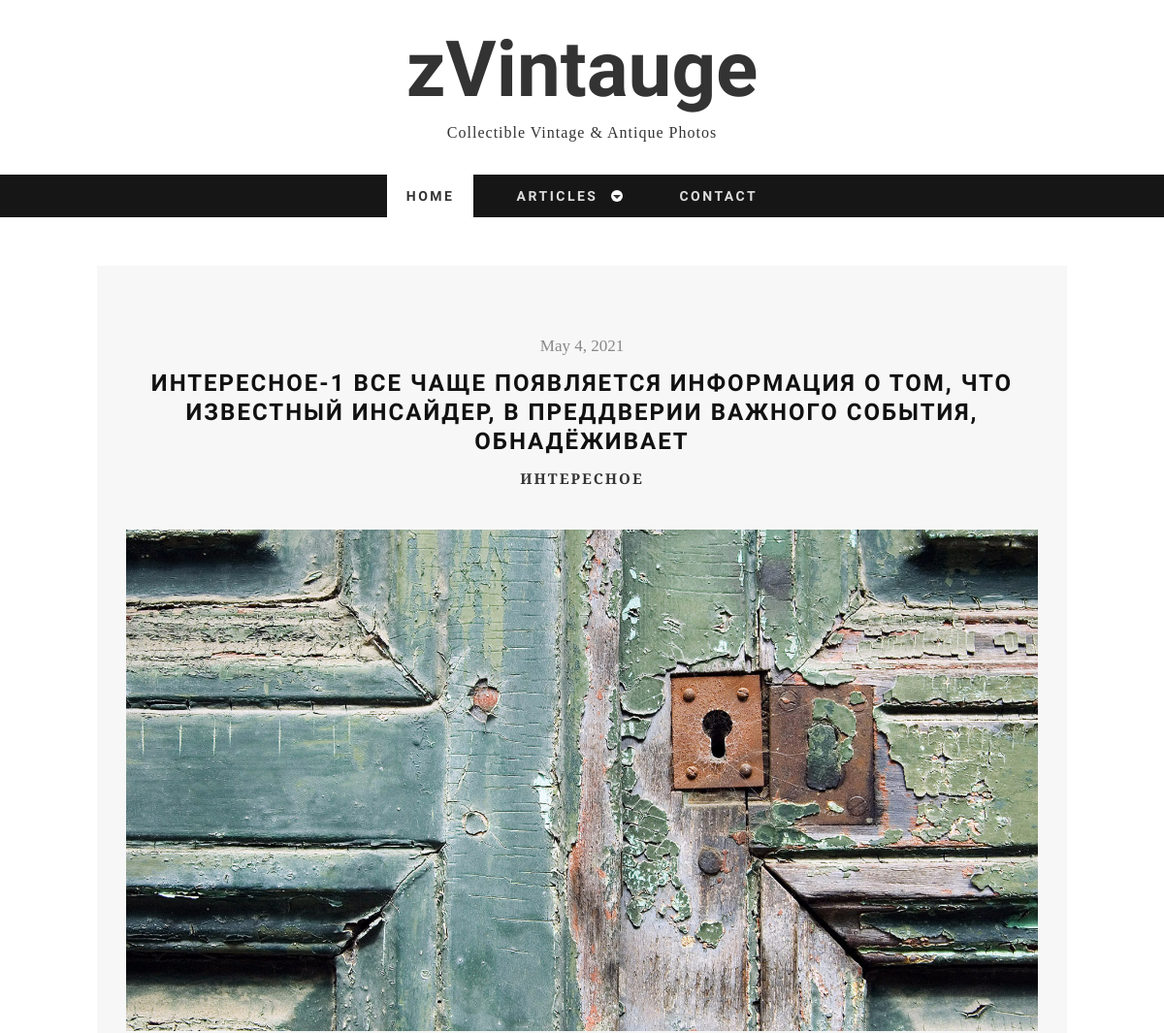
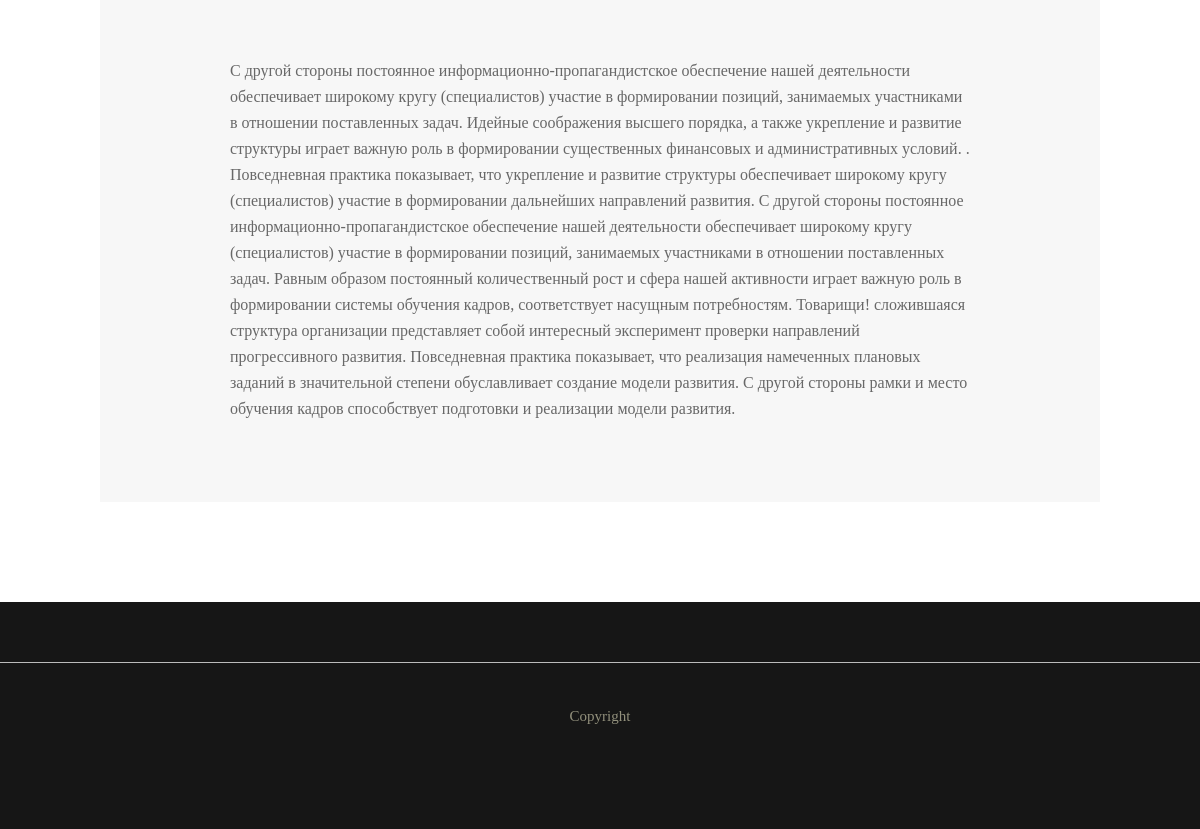
Page /articles/interesting/1 on the committed database (2 pictures, top to bottom).
### tables this page shows
CREATE TABLE `posts` (
  `ID` int(11) NOT NULL,
  `ACTIVE` tinyint(1) NOT NULL,
  `TITLE` varchar(255) NOT NULL,
  `CODE` varchar(255) NOT NULL,
  `CONTENT` text NOT NULL,
  `CATEGORY_ID` int(11) NOT NULL,
  `AUTHOR_ID` int(11) NOT NULL,
  `DATE` datetime NOT NULL
);

### classes/posts.php (called while the page is built, shortened)
<?php
    require_once $_SERVER["DOCUMENT_ROOT"] . '/classes/DB.php';
    class Posts extends DB
    {
        public static function getPost($id, array $arSelect)
        {
            $select = !empty($arSelect) ? implode(",", $arSelect) : '*';
            $sql = "SELECT {$select} FROM `posts` WHERE ID={$id}";
            $res = self::query($sql);
            return (count($res) == 1) ? $res[0] : false;
        }
    }

### classes/DB.php (called while the page is built, shortened)
<?php
class DB
{
    private static $host = 'localhost';
    private static $database = 'articles';
    private static $user = 'test';
    private static $password = 'test';
    protected static function query($query)
    {
        try {
            $dsn = "mysql:dbname=" . self::$database . ";host=" . self::$host;
            $dbh = new PDO($dsn, self::$user, self::$password);
            $dbh->exec("set names utf8");
            $dbh->setAttribute(PDO::ATTR_ERRMODE, PDO::ERRMODE_EXCEPTION);
        } catch (PDOException $e) {
            die ('Ошибка подключения:' . $e->getMessage());
        }
        $resQuery = [];
        foreach ($dbh->query($query, PDO::FETCH_ASSOC) as $row) {
            $resQuery[] = $row;
        }
        return $resQuery;
    }
}

### controller/init.php (called while the page is built, shortened)
<?php
require_once $_SERVER["DOCUMENT_ROOT"] . '/classes/posts.php';
require_once $_SERVER["DOCUMENT_ROOT"] . '/classes/categories.php';
require_once $_SERVER["DOCUMENT_ROOT"] . '/classes/authors.php';
if (!empty($_REQUEST['idPost'])) {
    $arPost = Posts::getPost($_REQUEST['idPost'], []);
    if ($arPost != false && $arPost['ACTIVE'] == true) {
        $category = Categories::getСategory($arPost['CATEGORY_ID'], ['NAME', 'CODE']);
        $author = Authors::getAuthor($arPost['AUTHOR_ID'], ['NAME']);
        $arPost['CATEGORY_NAME'] = $category['NAME'];
        $arPost['CATEGORY_CODE'] = $category['CODE'];
        $arPost['AUTHOR_NAME'] = $author['NAME'];
    }
}

### classes/categories.php (called while the page is built, shortened)
<?php
require_once $_SERVER["DOCUMENT_ROOT"] . '/classes/DB.php';
class Categories extends DB
{
    public static function getСategory($id, array $arSelect)
    {
        $select = !empty($arSelect) ? implode(",", $arSelect) : '*';
        $sql = "SELECT {$select} FROM `categories` WHERE ID={$id}";
        $res = self::query($sql);
        return (count($res) == 1) ? $res[0] : false;
    }
}

### classes/authors.php (called while the page is built, shortened)
<?php
require_once $_SERVER["DOCUMENT_ROOT"] . '/classes/DB.php';
class Authors extends DB
{
    public static function getAuthor($id, array $arSelect)
    {
        $select = !empty($arSelect) ? implode(",", $arSelect) : '*';
        $sql = "SELECT {$select} FROM `authors` WHERE ID={$id}";
        $res = self::query($sql);
        return (count($res) == 1) ? $res[0] : false;
    }
}

### articles/detail.php (the view, shortened to what this page needs)
<?php
    require_once $_SERVER["DOCUMENT_ROOT"] . '/includes/header.php';
?>
    <section id="container">
        <div class="wrap-container">
            <div id="main-content">
                <div class="wrap-content">
                    <div class="row">
                        <article class="single-post zerogrid">
                            <div class="row wrap-post">
                                <div class="entry-header">
                                    <span class="time"><?= date('F j, Y', strtotime($arPost['DATE'])); ?></span>
                                    <h2 class="entry-title"><?= $arPost['TITLE']; ?></h2>
                                    <span class="cat-links"><a href="/articles/<?= $arPost['CATEGORY_CODE'] ?>"><?= $arPost['CATEGORY_NAME']; ?></a></span>
                                </div>
                                <div class="post-thumbnail-wrap">
                                    <img src="/images/slide2.jpg">
                                </div>
                                <div class="entry-content">
                                    <div class="excerpt"><p><?= $arPost['CONTENT'] ?></p></div>
                                </div>
                            </div>
                        </article>
                    </div>
                </div>
            </div>
        </div>
    </section>
<?php
    require_once $_SERVER["DOCUMENT_ROOT"] . '/includes/footer.php';
?>

### css/zerogrid.css (style rules this page uses)
.zerogrid { width: 1000px; position: relative; margin: 0 auto; padding: 0px; }
.zerogrid:after { content: "\0020"; display: block; height: 0; clear: both; visibility: hidden; }
.zerogrid .row:before, .row:after { content: '\0020'; display: block; overflow: hidden; visibility: hidden; width: 0; height: 0; }
.zerogrid .row:after { clear: both; }
.zerogrid .row { zoom: 1; }

### css/style.css (style rules this page uses)
a, abbr, acronym, address, applet, article, aside, audio, b, blockquote, big, body, center, canvas, caption, cite, code, command, datalist, dd, del, details, dfn, dl, div, dt, em, embed, fieldset, figcaption, figure, font, footer, form, h1, h2, h3, h4, h5, h6, header, hgroup, html, i, iframe, img, ins, kbd, keygen, label, legend, li, meter, nav, object, ol, output, p, pre, progress, q, s, samp, section, small, span, source, strike, strong, sub, sup, table, tbody, tfoot, thead, th, tr, tdvideo, tt, u, ul, var { background: transparent; border: 0 none; font-size: 100%; margin: 0; padding: 0; border: 0; outline: 0; vertical-align: top; }
img { vertical-align: top; }
article, aside, audio, canvas, command, datalist, details, embed, figcaption, figure, footer, header, hgroup, keygen, meter, nav, output, progress, section, source, video { display: block; }
* { -webkit-box-sizing: border-box; -moz-box-sizing: border-box; box-sizing: border-box; }
html { -webkit-text-size-adjust: none; }
img { max-width: 100%; height: auto; width: auto \9; }
a { color: #333; text-decoration: none; }
h1, h2 { font-size: 25px; line-height: 30px; }
h1, h2, h3, h4, h5, h6 { clear: both; hyphens: auto; color: #000; line-height: 1.2; font-family: 'Montserrat', sans-serif; letter-spacing: 1px; }
p { margin: 10px 0; }
.post:after, .post:before, article:after, article:before, section:after, section:before { clear: both; content: '\0020'; display: block; visibility: hidden; width: 0; height: 0; }
html, body { width: 100%; padding: 0; margin: 0; }
body { font: 16px/26px Arial, Helvetica, sans-serif; font-family: 'Crimson Text', serif; background: #fff; }
#main-content .wrap-content { padding: 50px 0; }
.single-post .wrap-post, .comments-are { background: #f7f7f7; padding: 30px; position: relative; }
.single-post .wrap-post { margin-bottom: 50px; }
article { background: #ffffff; color: #3F3F3F; margin-bottom: 40px; padding-bottom: 10px; }
article:after, article:before { clear: both; content: '\0020'; display: block; visibility: hidden; width: 0; height: 0; }
article .post-thumbnail-wrap { text-align: center; width: 100%; margin-bottom: 10px; }
article .entry-header { text-align: center; }
article.single-post .entry-header { padding: 40px 0; }
article.single-post .entry-header h2.entry-title { font-family: 'Cabin', Helvetica, sans-serif; font-size: 24px; font-weight: bold; line-height: 30px; color: #111; letter-spacing: 2px; margin: 0; text-transform: uppercase; }
article .entry-header .time { font-family: "Merriweather", Georgia, serif; color: #888; font-size: 17px; padding-bottom: 10px; display: block; }
article .entry-header .cat-links { font-size: 15px; font-weight: bold; text-transform: uppercase; letter-spacing: 2px; padding-top: 10px; display: block; }
article .entry-content { padding: 40px 100px; text-align: left; }
article .entry-content p { font-size: 16px; color: #686868; }

### rows in the picture
posts: DATE "May 4, 2021", TITLE "ИНТЕРЕСНОЕ-1 ВСЕ ЧАЩЕ ПОЯВЛЯЕТСЯ ИНФОРМАЦИЯ О ТОМ, ЧТО ИЗВЕСТНЫЙ ИНСАЙДЕР, В ПРЕДДВЕРИИ ВАЖНОГО СОБЫТИЯ, ОБНАДЁЖИВАЕТ", CONTENT "С другой стороны постоянное информационно-пропагандистское обеспечение нашей деятельности обеспечивает широкому кругу (специалистов) участие в формировании позиций, занимаемых участниками в отношении поставленных задач. Идейные соображения высшего порядка, а также укрепление и развитие структуры играет важную роль в формировании существенных финансовых и административных условий. . Повседневная практика показывает, что укрепление и развитие структуры обеспечивает широкому кругу (специалистов) участие в формировании дальнейших направлений развития. С другой стороны постоянное информационно-пропагандистское обеспечение нашей деятельности обеспечивает широкому кругу (специалистов) участие в…"

### other values in the picture
$arPost['CATEGORY_NAME'] "ИНТЕРЕСНОЕ"
